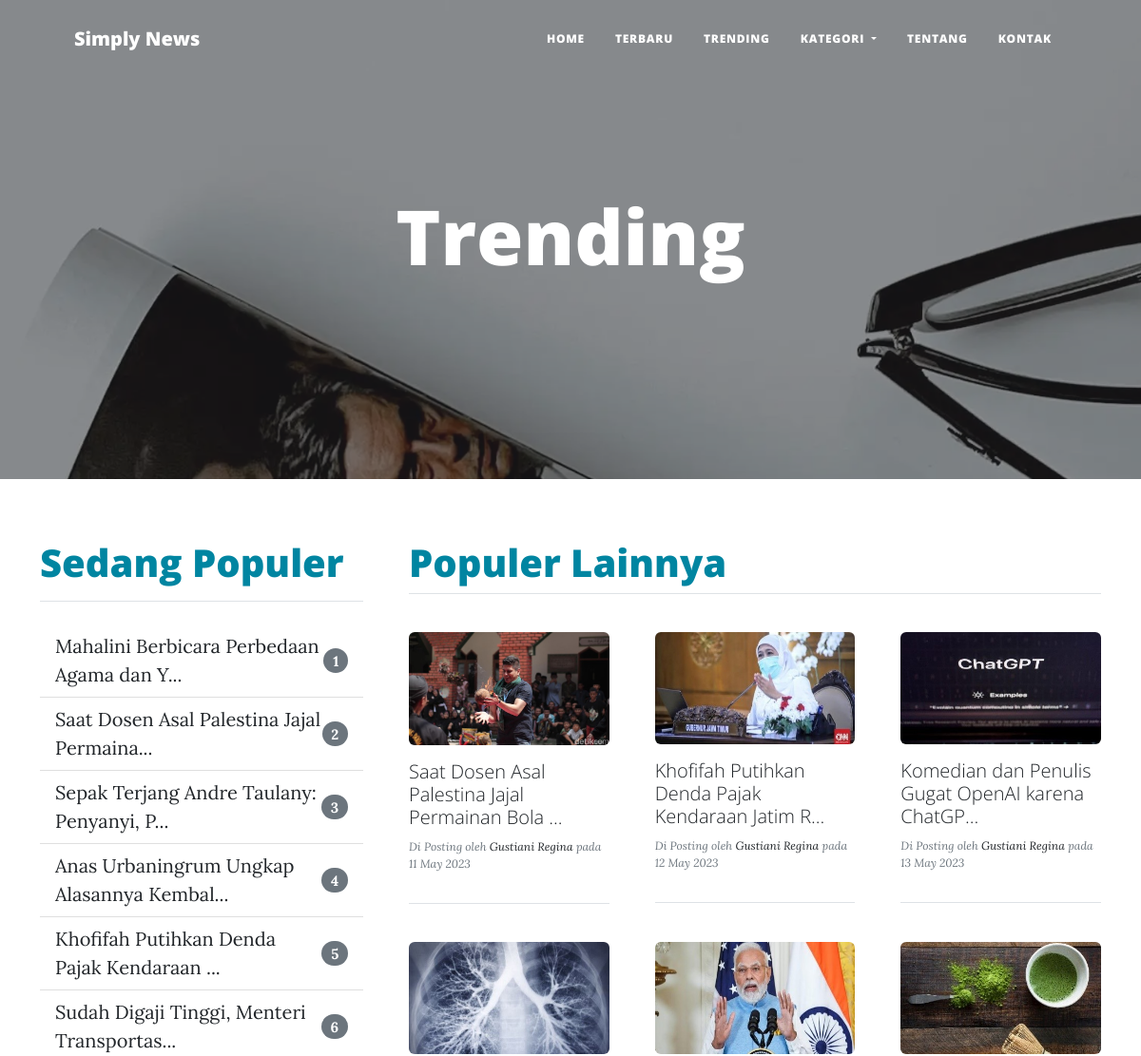
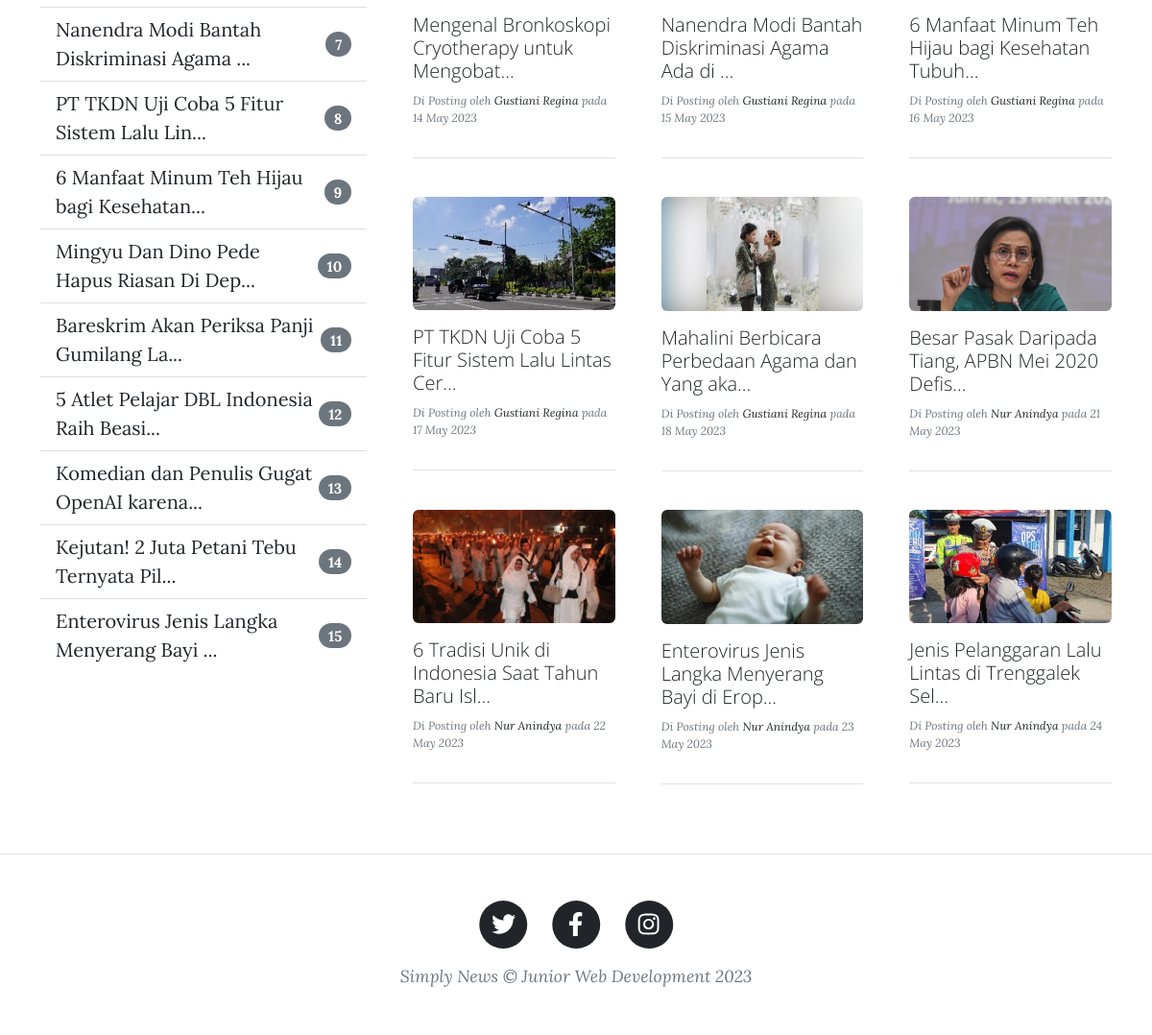
/trending/index.php, run on the app's committed database (2 pictures, top to bottom).
### tables this page shows
CREATE TABLE `postingan` (
  `id_postingan` int(11) NOT NULL,
  `judul` varchar(100) NOT NULL,
  `isi` text NOT NULL,
  `gambar` text NOT NULL,
  `tgl_posting` date NOT NULL,
  `id_kategori` int(11) NOT NULL,
  `id_penulis` int(11) NOT NULL,
  `waktu_posting` time NOT NULL,
  `kunjungan` int(11) DEFAULT NULL
);

CREATE TABLE `user` (
  `id_user` int(11) NOT NULL,
  `namaLengkap` varchar(100) NOT NULL,
  `username` varchar(100) NOT NULL,
  `password` text NOT NULL,
  `level` varchar(50) DEFAULT NULL
);

### trending/index.php (the view, shortened to what this page needs)
<?php
include "../menu/header.php";
?>
<header class="masthead" style="background-image: url('../menu/src/assets/img/koran.webp'); background-attachment: fixed;">
  <div class="container position-relative px-4 px-lg-5">
    <div class="row gx-4 gx-lg-5 justify-content-center">
      <div class="col-md-10 col-lg-8 col-xl-7">
        <div class="site-heading">
          <h1 id="trending">Trending</h1>
        </div>
      </div>
    </div>
  </div>
</header>
<div class="container mb-5">
  <div class="row gx-4 gx-lg-5 justify-content-center mt-4">
    <div class="col-md-12 col-lg-8 col-xl-4 mt-3">
      <h1 class="text-primary">Sedang Populer</h1>
      <hr class="my-10" />
      <div class="row gx-4 gx-lg-5 justify-content-center mt-4">
        <div class="col-md-12 col-lg-12 col-xl-12">
          <ul class="list-group list-group-flush">
            <?php
            $query = mysqli_query($conn, "SELECT * FROM postingan INNER JOIN kategori ON postingan.id_kategori=kategori.id_kategori INNER JOIN counterdb ON postingan.id_postingan=counterdb.id_postingan ORDER BY counter DESC LIMIT 20");
            $no = 1;
            while ($row = mysqli_fetch_array($query)) {
              $judul = $row['judul'];
              $judul_terpotong = (strlen($judul) > 20) ? substr($judul, 0, 40) . '...' : $judul;
            ?>
              <li class="list-group-item d-flex justify-content-between align-items-center post-preview">
                <a href="<?= "/simplynews/read/index.php?aksi=show&&id=$row[id_postingan]"; ?>">
                  <?= $judul_terpotong; ?>
                </a>
                <span class="badge badge-secondary badge-pill"><?= $no++; ?></span>
              </li>
            <?php } ?>
          </ul>
        </div>
      </div>
    </div>
    <div class="col-md-12 col-lg-8 col-xl-8 mt-md-3">
      <h1 class="text-primary">Populer Lainnya</h1>
      <hr class="my-2" />
      <div class="row gx-4 gx-lg-5 justify-content-center mt-4">
        <?php
        $query = mysqli_query($conn, "SELECT * FROM postingan INNER JOIN kategori ON postingan.id_kategori=kategori.id_kategori INNER JOIN user ON postingan.id_penulis=user.id_user ORDER BY waktu_posting ASC LIMIT 12");
        while ($row = mysqli_fetch_array($query)) {
          $judul = $row['judul'];
          $judul_terpotong = (strlen($judul) > 20) ? substr($judul, 0, 47) . '...' : $judul;
        ?>
          <div class="col-md-10 col-lg-6 col-xl-4">
            <div class="post-preview">
              <div class="row mt-3">
                <div class="col">
                  <img class="rounded mx-auto d-block mb-3" width="100%" src="../admin/public/imagesBerita/<?= $row['gambar']; ?>" class="img-fluid" alt="...">
                </div>
              </div>
              <a href="<?= "/simplynews/read/index.php?aksi=show&&id=$row[id_postingan]"; ?>">
                <h3 class="post-subtitle" style="font-size: 20px;">
                  <?= $judul_terpotong; ?>
                </h3>
              </a>
              <p class="post-meta" style="font-size: 12px;">
                Di Posting oleh
                <a href="#!"><?= $row['namaLengkap']; ?></a>
                pada <?= date('d F Y', strtotime($row['tgl_posting'])); ?>
              </p>
            </div>
            <hr class="my-4" />
          </div>
        <?php } ?>
      </div>
    </div>
  </div>
</div>
<?php
include "../menu/footer.php";
?>

### data on the page
postingan: judul "Mahalini Berbicara Perbedaan Agama dan Y...", gambar (picture), judul "Mahalini Berbicara Perbedaan Agama dan Yang aka...", user.namaLengkap "Gustiani Regina", tgl_posting "18 May 2023"
postingan: judul "Saat Dosen Asal Palestina Jajal Permaina...", gambar (picture), judul "Saat Dosen Asal Palestina Jajal Permainan Bola ...", user.namaLengkap "Gustiani Regina", tgl_posting "11 May 2023"
postingan: judul "Sepak Terjang Andre Taulany: Penyanyi, P..."
postingan: judul "Anas Urbaningrum Ungkap Alasannya Kembal..."
postingan: judul "Khofifah Putihkan Denda Pajak Kendaraan ...", gambar (picture), judul "Khofifah Putihkan Denda Pajak Kendaraan Jatim R...", user.namaLengkap "Gustiani Regina", tgl_posting "12 May 2023"
postingan: judul "Sudah Digaji Tinggi, Menteri Transportas..."
postingan: judul "Nanendra Modi Bantah Diskriminasi Agama ...", gambar (picture), judul "Nanendra Modi Bantah Diskriminasi Agama Ada di ...", user.namaLengkap "Gustiani Regina", tgl_posting "15 May 2023"
postingan: judul "PT TKDN Uji Coba 5 Fitur Sistem Lalu Lin...", gambar (picture), judul "PT TKDN Uji Coba 5 Fitur Sistem Lalu Lintas Cer...", user.namaLengkap "Gustiani Regina", tgl_posting "17 May 2023"
postingan: judul "6 Manfaat Minum Teh Hijau bagi Kesehatan...", gambar (picture), judul "6 Manfaat Minum Teh Hijau bagi Kesehatan Tubuh...", user.namaLengkap "Gustiani Regina", tgl_posting "16 May 2023"
postingan: judul "Mingyu Dan Dino Pede Hapus Riasan Di Dep..."
postingan: judul "Bareskrim Akan Periksa Panji Gumilang La..."
postingan: judul "5 Atlet Pelajar DBL Indonesia Raih Beasi..."
postingan: judul "Komedian dan Penulis Gugat OpenAI karena...", gambar (picture), judul "Komedian dan Penulis Gugat OpenAI karena ChatGP...", user.namaLengkap "Gustiani Regina", tgl_posting "13 May 2023"
postingan: judul "Kejutan! 2 Juta Petani Tebu Ternyata Pil..."
postingan: judul "Enterovirus Jenis Langka Menyerang Bayi ...", gambar (picture), judul "Enterovirus Jenis Langka Menyerang Bayi di Erop...", user.namaLengkap "Nur Anindya", tgl_posting "23 May 2023"
postingan: gambar (picture), judul "Mengenal Bronkoskopi Cryotherapy untuk Mengobat...", user.namaLengkap "Gustiani Regina", tgl_posting "14 May 2023"
postingan: gambar (picture), judul "Besar Pasak Daripada Tiang, APBN Mei 2020 Defis...", user.namaLengkap "Nur Anindya", tgl_posting "21 May 2023"
postingan: gambar (picture), judul "6 Tradisi Unik di Indonesia Saat Tahun Baru Isl...", user.namaLengkap "Nur Anindya", tgl_posting "22 May 2023"
postingan: gambar (picture), judul "Jenis Pelanggaran Lalu Lintas di Trenggalek Sel...", user.namaLengkap "Nur Anindya", tgl_posting "24 May 2023"
